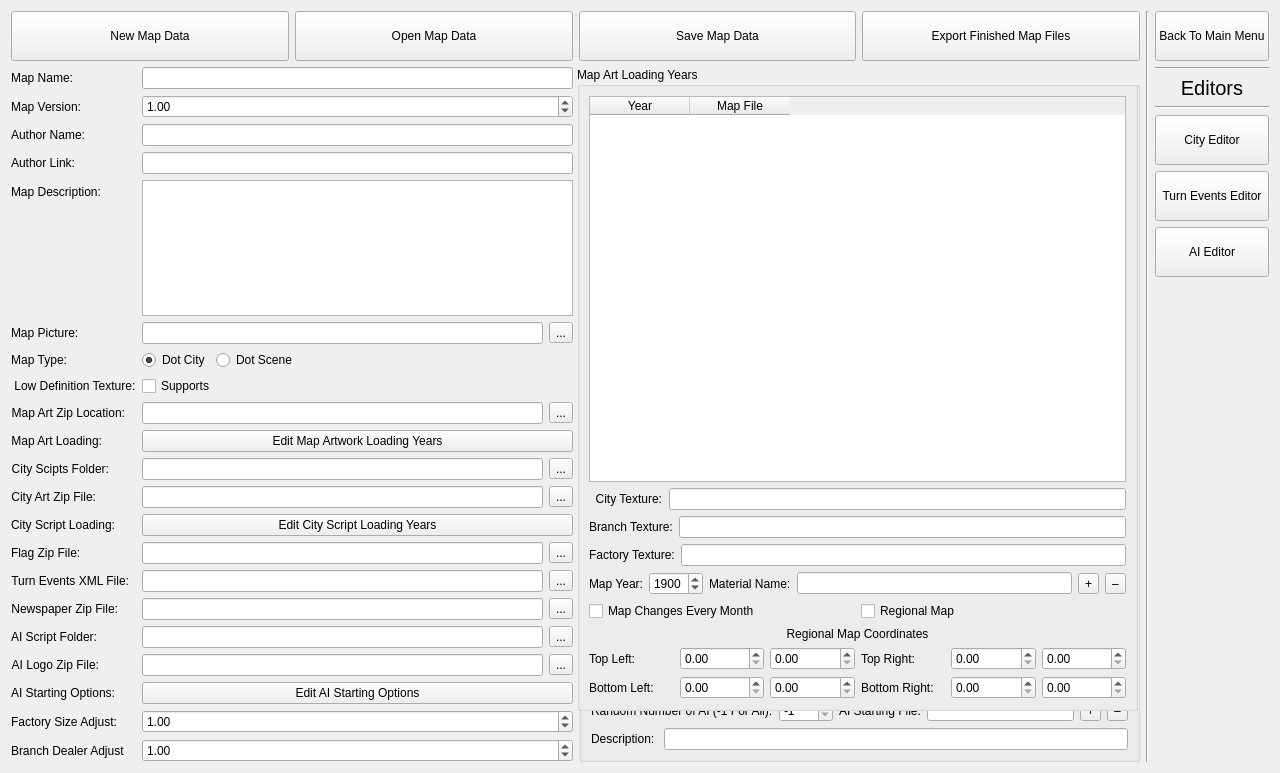
<?xml version="1.0" encoding="UTF-8"?>
<ui version="4.0">
 <class>MapDataTool</class>
 <widget class="QWidget" name="MapDataTool">
  <property name="geometry">
   <rect>
    <x>0</x>
    <y>0</y>
    <width>1280</width>
    <height>773</height>
   </rect>
  </property>
  <property name="windowTitle">
   <string>Map Data Tools</string>
  </property>
  <property name="autoFillBackground">
   <bool>true</bool>
  </property>
  <layout class="QGridLayout" name="gridLayout">
   <item row="0" column="3" rowspan="2">
    <layout class="QVBoxLayout" name="verticalLayout_4">
     <item>
      <widget class="QPushButton" name="Button_MapTools_ReturnToMain">
       <property name="minimumSize">
        <size>
         <width>0</width>
         <height>50</height>
        </size>
       </property>
       <property name="text">
        <string>Back To Main Menu</string>
       </property>
      </widget>
     </item>
     <item>
      <widget class="Line" name="line_3">
       <property name="orientation">
        <enum>Qt::Horizontal</enum>
       </property>
      </widget>
     </item>
     <item>
      <widget class="QLabel" name="label_21">
       <property name="font">
        <font>
         <pointsize>15</pointsize>
        </font>
       </property>
       <property name="text">
        <string>Editors</string>
       </property>
       <property name="alignment">
        <set>Qt::AlignCenter</set>
       </property>
      </widget>
     </item>
     <item>
      <widget class="Line" name="line_2">
       <property name="orientation">
        <enum>Qt::Horizontal</enum>
       </property>
      </widget>
     </item>
     <item>
      <widget class="QPushButton" name="Button_MapTool_CityEditor">
       <property name="minimumSize">
        <size>
         <width>0</width>
         <height>50</height>
        </size>
       </property>
       <property name="text">
        <string>City Editor</string>
       </property>
       <property name="icon">
        <iconset>
         <normaloff>:/.png/Block of flats_#222222_64px.png</normaloff>:/.png/Block of flats_#222222_64px.png</iconset>
       </property>
       <property name="iconSize">
        <size>
         <width>16</width>
         <height>16</height>
        </size>
       </property>
      </widget>
     </item>
     <item>
      <widget class="QPushButton" name="Button_MapTool_TurnEventsEditor">
       <property name="minimumSize">
        <size>
         <width>0</width>
         <height>50</height>
        </size>
       </property>
       <property name="text">
        <string>Turn Events Editor</string>
       </property>
       <property name="icon">
        <iconset>
         <normaloff>:/.png/Calendar with circles_#222222_64px.png</normaloff>:/.png/Calendar with circles_#222222_64px.png</iconset>
       </property>
       <property name="iconSize">
        <size>
         <width>16</width>
         <height>16</height>
        </size>
       </property>
      </widget>
     </item>
     <item>
      <widget class="QPushButton" name="Button_MapTool_AIEditor">
       <property name="minimumSize">
        <size>
         <width>0</width>
         <height>50</height>
        </size>
       </property>
       <property name="text">
        <string>AI Editor</string>
       </property>
       <property name="icon">
        <iconset>
         <normaloff>:/.png/chess-horse-icon.png</normaloff>:/.png/chess-horse-icon.png</iconset>
       </property>
       <property name="iconSize">
        <size>
         <width>16</width>
         <height>16</height>
        </size>
       </property>
      </widget>
     </item>
     <item>
      <spacer name="verticalSpacer">
       <property name="orientation">
        <enum>Qt::Vertical</enum>
       </property>
       <property name="sizeHint" stdset="0">
        <size>
         <width>20</width>
         <height>40</height>
        </size>
       </property>
      </spacer>
     </item>
    </layout>
   </item>
   <item row="0" column="0" colspan="2">
    <layout class="QHBoxLayout" name="horizontalLayout">
     <item>
      <widget class="QPushButton" name="Button_MapData_New">
       <property name="minimumSize">
        <size>
         <width>0</width>
         <height>50</height>
        </size>
       </property>
       <property name="text">
        <string>New Map Data</string>
       </property>
      </widget>
     </item>
     <item>
      <widget class="QPushButton" name="Button_MapData_Open">
       <property name="minimumSize">
        <size>
         <width>0</width>
         <height>50</height>
        </size>
       </property>
       <property name="text">
        <string>Open Map Data</string>
       </property>
      </widget>
     </item>
     <item>
      <widget class="QPushButton" name="Button_MapData_Save">
       <property name="minimumSize">
        <size>
         <width>0</width>
         <height>50</height>
        </size>
       </property>
       <property name="text">
        <string>Save Map Data</string>
       </property>
      </widget>
     </item>
     <item>
      <widget class="QPushButton" name="Button_MapData_Export">
       <property name="minimumSize">
        <size>
         <width>0</width>
         <height>50</height>
        </size>
       </property>
       <property name="text">
        <string>Export Finished Map Files</string>
       </property>
      </widget>
     </item>
    </layout>
   </item>
   <item row="0" column="2" rowspan="2">
    <widget class="Line" name="line">
     <property name="orientation">
      <enum>Qt::Vertical</enum>
     </property>
    </widget>
   </item>
   <item row="1" column="1">
    <widget class="QGroupBox" name="GroupBox_MapTools_AIStartingOptions">
     <property name="autoFillBackground">
      <bool>true</bool>
     </property>
     <property name="title">
      <string>AI Starting Options</string>
     </property>
     <layout class="QVBoxLayout" name="verticalLayout_5">
      <item>
       <layout class="QVBoxLayout" name="verticalLayout_2">
        <item>
         <widget class="QTableWidget" name="Table_MapTools_StartingAINumbersAndFiles">
          <column>
           <property name="text">
            <string>Number Of AI</string>
           </property>
          </column>
          <column>
           <property name="text">
            <string>AI File</string>
           </property>
          </column>
          <column>
           <property name="text">
            <string>Description</string>
           </property>
          </column>
         </widget>
        </item>
        <item>
         <layout class="QHBoxLayout" name="horizontalLayout_12">
          <item>
           <widget class="QLabel" name="label_20">
            <property name="text">
             <string>Random Number of AI (-1 For All):</string>
            </property>
           </widget>
          </item>
          <item>
           <widget class="QSpinBox" name="SpinBox_MapTools_StartingAINumberSetter">
            <property name="minimum">
             <number>-1</number>
            </property>
            <property name="maximum">
             <number>9999</number>
            </property>
            <property name="value">
             <number>-1</number>
            </property>
           </widget>
          </item>
          <item>
           <widget class="QLabel" name="label_22">
            <property name="text">
             <string>AI Starting File:</string>
            </property>
           </widget>
          </item>
          <item>
           <widget class="QLineEdit" name="LineEdit_MapTools_StartingAIFileAdder"/>
          </item>
          <item>
           <widget class="QToolButton" name="Button_MapTools_AddStartingAINumbersAndFile">
            <property name="text">
             <string>+</string>
            </property>
           </widget>
          </item>
          <item>
           <widget class="QToolButton" name="Button_MapTools_RemoveStartingAINumberAndFile">
            <property name="text">
             <string>–</string>
            </property>
           </widget>
          </item>
         </layout>
        </item>
        <item>
         <layout class="QHBoxLayout" name="horizontalLayout_18">
          <item>
           <widget class="QLabel" name="label_28">
            <property name="text">
             <string>Description: </string>
            </property>
           </widget>
          </item>
          <item>
           <widget class="QLineEdit" name="LineEdit_MapTools_StartingAIFileDescribe"/>
          </item>
         </layout>
        </item>
       </layout>
      </item>
     </layout>
    </widget>
   </item>
   <item row="1" column="0">
    <layout class="QFormLayout" name="formLayout">
     <property name="fieldGrowthPolicy">
      <enum>QFormLayout::AllNonFixedFieldsGrow</enum>
     </property>
     <item row="0" column="0">
      <widget class="QLabel" name="label">
       <property name="text">
        <string>Map Name:</string>
       </property>
       <property name="alignment">
        <set>Qt::AlignRight|Qt::AlignTrailing|Qt::AlignVCenter</set>
       </property>
      </widget>
     </item>
     <item row="0" column="1">
      <widget class="QLineEdit" name="LineEdit_MapTools_MapName"/>
     </item>
     <item row="1" column="0">
      <widget class="QLabel" name="label_2">
       <property name="text">
        <string>Map Version:</string>
       </property>
       <property name="alignment">
        <set>Qt::AlignRight|Qt::AlignTrailing|Qt::AlignVCenter</set>
       </property>
      </widget>
     </item>
     <item row="1" column="1">
      <widget class="QDoubleSpinBox" name="SpinBox_MapTools_MapVersionNumber">
       <property name="maximum">
        <double>999.990000000000009</double>
       </property>
       <property name="singleStep">
        <double>0.100000000000000</double>
       </property>
       <property name="value">
        <double>1.000000000000000</double>
       </property>
      </widget>
     </item>
     <item row="2" column="0">
      <widget class="QLabel" name="label_3">
       <property name="text">
        <string>Author Name:</string>
       </property>
       <property name="alignment">
        <set>Qt::AlignRight|Qt::AlignTrailing|Qt::AlignVCenter</set>
       </property>
      </widget>
     </item>
     <item row="2" column="1">
      <widget class="QLineEdit" name="LineEdit_MapTools_Author"/>
     </item>
     <item row="3" column="0">
      <widget class="QLabel" name="label_4">
       <property name="text">
        <string>Author Link:</string>
       </property>
       <property name="alignment">
        <set>Qt::AlignRight|Qt::AlignTrailing|Qt::AlignVCenter</set>
       </property>
      </widget>
     </item>
     <item row="3" column="1">
      <widget class="QLineEdit" name="LineEdit_MapTools_AuthorLink"/>
     </item>
     <item row="4" column="0">
      <widget class="QLabel" name="label_25">
       <property name="text">
        <string>Map Description: </string>
       </property>
      </widget>
     </item>
     <item row="4" column="1">
      <widget class="QTextEdit" name="TextEdit_MapTools_MapDescription"/>
     </item>
     <item row="5" column="0">
      <widget class="QLabel" name="label_27">
       <property name="text">
        <string>Map Picture:</string>
       </property>
      </widget>
     </item>
     <item row="5" column="1">
      <layout class="QHBoxLayout" name="horizontalLayout_15">
       <item>
        <widget class="QLineEdit" name="LineEdit_MapTools_MapPicture"/>
       </item>
       <item>
        <widget class="QToolButton" name="Button_MapTools_MapPictureFinder">
         <property name="text">
          <string>...</string>
         </property>
        </widget>
       </item>
      </layout>
     </item>
     <item row="6" column="0">
      <widget class="QLabel" name="label_5">
       <property name="text">
        <string>Map Type:</string>
       </property>
       <property name="alignment">
        <set>Qt::AlignRight|Qt::AlignTrailing|Qt::AlignVCenter</set>
       </property>
      </widget>
     </item>
     <item row="6" column="1">
      <layout class="QHBoxLayout" name="horizontalLayout_2">
       <item>
        <widget class="QRadioButton" name="Radio_MapTools_DotCity">
         <property name="text">
          <string>Dot City</string>
         </property>
         <property name="checked">
          <bool>true</bool>
         </property>
        </widget>
       </item>
       <item>
        <widget class="QRadioButton" name="Radio_MapTools_DotScene">
         <property name="text">
          <string>Dot Scene</string>
         </property>
        </widget>
       </item>
       <item>
        <spacer name="horizontalSpacer">
         <property name="orientation">
          <enum>Qt::Horizontal</enum>
         </property>
         <property name="sizeHint" stdset="0">
          <size>
           <width>40</width>
           <height>20</height>
          </size>
         </property>
        </spacer>
       </item>
      </layout>
     </item>
     <item row="7" column="1">
      <widget class="QCheckBox" name="CheckBox_SupportsLowDefinitionTextures">
       <property name="text">
        <string>Supports</string>
       </property>
      </widget>
     </item>
     <item row="8" column="0">
      <widget class="QLabel" name="label_6">
       <property name="text">
        <string>Map Art Zip Location:</string>
       </property>
       <property name="alignment">
        <set>Qt::AlignRight|Qt::AlignTrailing|Qt::AlignVCenter</set>
       </property>
      </widget>
     </item>
     <item row="8" column="1">
      <layout class="QHBoxLayout" name="horizontalLayout_3">
       <item>
        <widget class="QLineEdit" name="LineEdit_MapTools_MapArtZipLocation"/>
       </item>
       <item>
        <widget class="QToolButton" name="ToolButton_MapTools_MapArtZipLocationFinder">
         <property name="text">
          <string>...</string>
         </property>
        </widget>
       </item>
      </layout>
     </item>
     <item row="9" column="0">
      <widget class="QLabel" name="label_9">
       <property name="text">
        <string>Map Art Loading:</string>
       </property>
       <property name="alignment">
        <set>Qt::AlignRight|Qt::AlignTrailing|Qt::AlignVCenter</set>
       </property>
      </widget>
     </item>
     <item row="9" column="1">
      <widget class="QPushButton" name="Button_MapTools_EditMapLoadingYears">
       <property name="text">
        <string>Edit Map Artwork Loading Years</string>
       </property>
      </widget>
     </item>
     <item row="10" column="0">
      <widget class="QLabel" name="label_10">
       <property name="text">
        <string>City Scipts Folder:</string>
       </property>
       <property name="alignment">
        <set>Qt::AlignRight|Qt::AlignTrailing|Qt::AlignVCenter</set>
       </property>
      </widget>
     </item>
     <item row="10" column="1">
      <layout class="QHBoxLayout" name="horizontalLayout_5">
       <item>
        <widget class="QLineEdit" name="LineEdit_MapTools_CityScriptFolder"/>
       </item>
       <item>
        <widget class="QToolButton" name="ToolButton_MapTools_CityScriptFolderFinder">
         <property name="text">
          <string>...</string>
         </property>
        </widget>
       </item>
      </layout>
     </item>
     <item row="11" column="0">
      <widget class="QLabel" name="label_16">
       <property name="text">
        <string>City Art Zip File:</string>
       </property>
       <property name="alignment">
        <set>Qt::AlignRight|Qt::AlignTrailing|Qt::AlignVCenter</set>
       </property>
      </widget>
     </item>
     <item row="11" column="1">
      <layout class="QHBoxLayout" name="horizontalLayout_8">
       <item>
        <widget class="QLineEdit" name="LineEdit_MapTools_CityArtZipLocation"/>
       </item>
       <item>
        <widget class="QToolButton" name="Button_MapTools_CityArtZipLocationFinder">
         <property name="text">
          <string>...</string>
         </property>
        </widget>
       </item>
      </layout>
     </item>
     <item row="12" column="0">
      <widget class="QLabel" name="label_11">
       <property name="text">
        <string>City Script Loading:</string>
       </property>
       <property name="alignment">
        <set>Qt::AlignRight|Qt::AlignTrailing|Qt::AlignVCenter</set>
       </property>
      </widget>
     </item>
     <item row="12" column="1">
      <widget class="QPushButton" name="Button_MapTools_EditCityLoadingYears">
       <property name="text">
        <string>Edit City Script Loading Years</string>
       </property>
      </widget>
     </item>
     <item row="13" column="0">
      <widget class="QLabel" name="label_26">
       <property name="text">
        <string>Flag Zip File:</string>
       </property>
      </widget>
     </item>
     <item row="13" column="1">
      <layout class="QHBoxLayout" name="horizontalLayout_16">
       <item>
        <widget class="QLineEdit" name="lineEdit_MapTools_FlagZipFile"/>
       </item>
       <item>
        <widget class="QToolButton" name="Button_MapTools_FlagZipFileFinder">
         <property name="text">
          <string>...</string>
         </property>
        </widget>
       </item>
      </layout>
     </item>
     <item row="14" column="0">
      <widget class="QLabel" name="label_17">
       <property name="text">
        <string>Turn Events XML File:</string>
       </property>
       <property name="alignment">
        <set>Qt::AlignRight|Qt::AlignTrailing|Qt::AlignVCenter</set>
       </property>
      </widget>
     </item>
     <item row="14" column="1">
      <layout class="QHBoxLayout" name="horizontalLayout_9">
       <item>
        <widget class="QLineEdit" name="LineEdit_MapTools_TurnEventsXMLFileLocation"/>
       </item>
       <item>
        <widget class="QToolButton" name="Button_MapTools_TurnEventsXMLFileLocationFinder">
         <property name="text">
          <string>...</string>
         </property>
        </widget>
       </item>
      </layout>
     </item>
     <item row="15" column="0">
      <widget class="QLabel" name="label_18">
       <property name="text">
        <string>Newspaper Zip File:</string>
       </property>
       <property name="alignment">
        <set>Qt::AlignRight|Qt::AlignTrailing|Qt::AlignVCenter</set>
       </property>
      </widget>
     </item>
     <item row="15" column="1">
      <layout class="QHBoxLayout" name="horizontalLayout_10">
       <item>
        <widget class="QLineEdit" name="LineEdit_MapTools_NewspaperZipFileLocation"/>
       </item>
       <item>
        <widget class="QToolButton" name="Button_MapTools_NewspaperZipFileLocationFinder">
         <property name="text">
          <string>...</string>
         </property>
        </widget>
       </item>
      </layout>
     </item>
     <item row="16" column="0">
      <widget class="QLabel" name="label_12">
       <property name="text">
        <string>AI Script Folder:</string>
       </property>
       <property name="alignment">
        <set>Qt::AlignRight|Qt::AlignTrailing|Qt::AlignVCenter</set>
       </property>
      </widget>
     </item>
     <item row="16" column="1">
      <layout class="QHBoxLayout" name="horizontalLayout_6">
       <item>
        <widget class="QLineEdit" name="LineEdit_MapTools_AIScriptFolder"/>
       </item>
       <item>
        <widget class="QToolButton" name="Button_MapTools_AIScriptFolderFinder">
         <property name="text">
          <string>...</string>
         </property>
        </widget>
       </item>
      </layout>
     </item>
     <item row="17" column="0">
      <widget class="QLabel" name="label_13">
       <property name="text">
        <string>AI Logo Zip File:</string>
       </property>
       <property name="alignment">
        <set>Qt::AlignRight|Qt::AlignTrailing|Qt::AlignVCenter</set>
       </property>
      </widget>
     </item>
     <item row="17" column="1">
      <layout class="QHBoxLayout" name="horizontalLayout_11">
       <item>
        <widget class="QLineEdit" name="LineEdit_MapTools_AiLogoZipLocation"/>
       </item>
       <item>
        <widget class="QToolButton" name="Button_MapTools_AiLogoZipLocationFinder">
         <property name="text">
          <string>...</string>
         </property>
        </widget>
       </item>
      </layout>
     </item>
     <item row="18" column="0">
      <widget class="QLabel" name="label_19">
       <property name="text">
        <string>AI Starting Options:</string>
       </property>
       <property name="alignment">
        <set>Qt::AlignRight|Qt::AlignTrailing|Qt::AlignVCenter</set>
       </property>
      </widget>
     </item>
     <item row="18" column="1">
      <widget class="QPushButton" name="Button_MapTools_EditStartingAIFiles">
       <property name="text">
        <string>Edit AI Starting Options</string>
       </property>
      </widget>
     </item>
     <item row="19" column="0">
      <widget class="QLabel" name="label_23">
       <property name="text">
        <string>Factory Size Adjust:</string>
       </property>
      </widget>
     </item>
     <item row="19" column="1">
      <widget class="QDoubleSpinBox" name="SpinBox_MapTools_FactorySizeAdjust">
       <property name="minimum">
        <double>0.010000000000000</double>
       </property>
       <property name="maximum">
        <double>9999.989999999999782</double>
       </property>
       <property name="singleStep">
        <double>0.100000000000000</double>
       </property>
       <property name="value">
        <double>1.000000000000000</double>
       </property>
      </widget>
     </item>
     <item row="20" column="0">
      <widget class="QLabel" name="label_24">
       <property name="text">
        <string>Branch Dealer Adjust</string>
       </property>
      </widget>
     </item>
     <item row="20" column="1">
      <widget class="QDoubleSpinBox" name="SpinBox_MapTools_BranchDealerAdjust">
       <property name="minimum">
        <double>0.010000000000000</double>
       </property>
       <property name="maximum">
        <double>9999.989999999999782</double>
       </property>
       <property name="singleStep">
        <double>0.100000000000000</double>
       </property>
       <property name="value">
        <double>1.000000000000000</double>
       </property>
      </widget>
     </item>
     <item row="7" column="0">
      <widget class="QLabel" name="label_29">
       <property name="text">
        <string> Low Definition Texture:</string>
       </property>
      </widget>
     </item>
    </layout>
   </item>
  </layout>
  <widget class="QGroupBox" name="Group_MapTools_MapArtwork_Change">
   <property name="geometry">
    <rect>
     <x>577</x>
     <y>67</y>
     <width>561</width>
     <height>644</height>
    </rect>
   </property>
   <property name="autoFillBackground">
    <bool>true</bool>
   </property>
   <property name="title">
    <string>Map Art Loading Years</string>
   </property>
   <layout class="QVBoxLayout" name="verticalLayout_7">
    <item>
     <layout class="QVBoxLayout" name="verticalLayout">
      <item>
       <widget class="QTableWidget" name="Table_MapTools_MapArtLoadingYears">
        <column>
         <property name="text">
          <string>Year</string>
         </property>
        </column>
        <column>
         <property name="text">
          <string>Map File</string>
         </property>
        </column>
       </widget>
      </item>
      <item>
       <layout class="QHBoxLayout" name="horizontalLayout_17">
        <item>
         <widget class="QLabel" name="DotCityCityTexture_Label">
          <property name="text">
           <string>  City Texture:</string>
          </property>
         </widget>
        </item>
        <item>
         <widget class="QLineEdit" name="LineEdit_MapTools_DotCityCityTexture"/>
        </item>
       </layout>
      </item>
      <item>
       <layout class="QHBoxLayout" name="horizontalLayout_13">
        <item>
         <widget class="QLabel" name="DotCityBranchTexture_Label">
          <property name="text">
           <string>Branch Texture:</string>
          </property>
         </widget>
        </item>
        <item>
         <widget class="QLineEdit" name="LineEdit_MapTools_DotCityBranchTexture"/>
        </item>
       </layout>
      </item>
      <item>
       <layout class="QHBoxLayout" name="horizontalLayout_14">
        <item>
         <widget class="QLabel" name="DotCityFactoryexture_Label">
          <property name="text">
           <string>Factory Texture:</string>
          </property>
         </widget>
        </item>
        <item>
         <widget class="QLineEdit" name="LineEdit_MapTools_DotCityFactoryTexture"/>
        </item>
       </layout>
      </item>
      <item>
       <layout class="QHBoxLayout" name="horizontalLayout_4">
        <item>
         <widget class="QLabel" name="label_7">
          <property name="text">
           <string>Map Year:</string>
          </property>
         </widget>
        </item>
        <item>
         <widget class="QSpinBox" name="SpinBox_MapTools_MapArtworkLoadingYear">
          <property name="minimum">
           <number>1880</number>
          </property>
          <property name="maximum">
           <number>9999</number>
          </property>
          <property name="value">
           <number>1900</number>
          </property>
         </widget>
        </item>
        <item>
         <widget class="QLabel" name="label_MapChanger_MapFileName">
          <property name="text">
           <string>Material Name:</string>
          </property>
         </widget>
        </item>
        <item>
         <widget class="QLineEdit" name="LineEdit_MapTools_MapArtworkLoaderFileName"/>
        </item>
        <item>
         <widget class="QToolButton" name="Button_MapTools_AddMapArtworkToLoader">
          <property name="text">
           <string>+</string>
          </property>
          <property name="toolButtonStyle">
           <enum>Qt::ToolButtonTextOnly</enum>
          </property>
         </widget>
        </item>
        <item>
         <widget class="QToolButton" name="Button_MapTools_RemoveMapArtworkToLoader">
          <property name="text">
           <string>–</string>
          </property>
         </widget>
        </item>
       </layout>
      </item>
      <item>
       <layout class="QHBoxLayout" name="horizontalLayout_19">
        <item>
         <widget class="QCheckBox" name="CheckBox_MapArtTools_ChangeMapEveryTurn">
          <property name="text">
           <string>Map Changes Every Month</string>
          </property>
         </widget>
        </item>
        <item>
         <widget class="QCheckBox" name="CheckBox_Regional_CityMap">
          <property name="text">
           <string>Regional Map</string>
          </property>
         </widget>
        </item>
       </layout>
      </item>
      <item>
       <widget class="QLabel" name="Label_Regional_CityCoords">
        <property name="text">
         <string>Regional Map Coordinates</string>
        </property>
        <property name="alignment">
         <set>Qt::AlignCenter</set>
        </property>
       </widget>
      </item>
      <item>
       <layout class="QHBoxLayout" name="horizontalLayout_20">
        <item>
         <widget class="QLabel" name="label_regional_topleft">
          <property name="text">
           <string>Top Left: </string>
          </property>
         </widget>
        </item>
        <item>
         <widget class="QDoubleSpinBox" name="spinBox_RegionalCoords_TL_Lat"/>
        </item>
        <item>
         <widget class="QDoubleSpinBox" name="spinBox_RegionalCoords_TL_Long"/>
        </item>
        <item>
         <widget class="QLabel" name="label_regional_topright">
          <property name="text">
           <string>Top Right:</string>
          </property>
         </widget>
        </item>
        <item>
         <widget class="QDoubleSpinBox" name="spinBox_RegionalCoords_TR_Lat"/>
        </item>
        <item>
         <widget class="QDoubleSpinBox" name="spinBox_RegionalCoords_TR_Long"/>
        </item>
       </layout>
      </item>
      <item>
       <layout class="QHBoxLayout" name="horizontalLayout_21">
        <item>
         <widget class="QLabel" name="label_regional_BottomLeft">
          <property name="text">
           <string>Bottom Left:</string>
          </property>
         </widget>
        </item>
        <item>
         <widget class="QDoubleSpinBox" name="spinBox_RegionalCoords_BL_Lat"/>
        </item>
        <item>
         <widget class="QDoubleSpinBox" name="spinBox_RegionalCoords_BL_Long"/>
        </item>
        <item>
         <widget class="QLabel" name="label_regional_BottomRight">
          <property name="text">
           <string>Bottom Right:</string>
          </property>
         </widget>
        </item>
        <item>
         <widget class="QDoubleSpinBox" name="spinBox_RegionalCoords_BR_Lat"/>
        </item>
        <item>
         <widget class="QDoubleSpinBox" name="spinBox_RegionalCoords_BR_Long"/>
        </item>
       </layout>
      </item>
     </layout>
    </item>
   </layout>
  </widget>
  <widget class="QGroupBox" name="GroupBox_MapTools_CityScriptLoadingYear">
   <property name="geometry">
    <rect>
     <x>577</x>
     <y>67</y>
     <width>561</width>
     <height>644</height>
    </rect>
   </property>
   <property name="autoFillBackground">
    <bool>true</bool>
   </property>
   <property name="title">
    <string>City Script Loading Years</string>
   </property>
   <layout class="QVBoxLayout" name="verticalLayout_6">
    <item>
     <layout class="QVBoxLayout" name="verticalLayout_3">
      <item>
       <widget class="QTableWidget" name="Table_MapTools_CityScriptLoadingYears">
        <column>
         <property name="text">
          <string>Year</string>
         </property>
        </column>
        <column>
         <property name="text">
          <string>City Script</string>
         </property>
        </column>
       </widget>
      </item>
      <item>
       <layout class="QHBoxLayout" name="horizontalLayout_7">
        <item>
         <widget class="QLabel" name="label_15">
          <property name="text">
           <string>Year:</string>
          </property>
         </widget>
        </item>
        <item>
         <widget class="QSpinBox" name="SpinBox_MapTools_CityLoadingYear">
          <property name="minimum">
           <number>1900</number>
          </property>
          <property name="maximum">
           <number>9999</number>
          </property>
         </widget>
        </item>
        <item>
         <widget class="QLabel" name="label_14">
          <property name="text">
           <string>City Script:</string>
          </property>
         </widget>
        </item>
        <item>
         <widget class="QLineEdit" name="LineEdit_MapTools_CityScriptFileName"/>
        </item>
        <item>
         <widget class="QToolButton" name="Button_MapTools_AddCityScriptYearLoader">
          <property name="cursor">
           <cursorShape>ArrowCursor</cursorShape>
          </property>
          <property name="text">
           <string>+</string>
          </property>
         </widget>
        </item>
        <item>
         <widget class="QToolButton" name="Button_MapTools_RemoveCityScriptYearLoader">
          <property name="text">
           <string>–</string>
          </property>
         </widget>
        </item>
       </layout>
      </item>
     </layout>
    </item>
   </layout>
  </widget>
  <zorder>line</zorder>
  <zorder>GroupBox_MapTools_CityScriptLoadingYear</zorder>
  <zorder>GroupBox_MapTools_AIStartingOptions</zorder>
  <zorder>Group_MapTools_MapArtwork_Change</zorder>
  <zorder></zorder>
 </widget>
 <resources/>
 <connections>
  <connection>
   <sender>Button_MapTools_EditMapLoadingYears</sender>
   <signal>clicked()</signal>
   <receiver>Group_MapTools_MapArtwork_Change</receiver>
   <slot>raise()</slot>
   <hints>
    <hint type="sourcelabel">
     <x>298</x>
     <y>234</y>
    </hint>
    <hint type="destinationlabel">
     <x>411</x>
     <y>130</y>
    </hint>
   </hints>
  </connection>
  <connection>
   <sender>Button_MapTools_EditStartingAIFiles</sender>
   <signal>clicked()</signal>
   <receiver>GroupBox_MapTools_AIStartingOptions</receiver>
   <slot>raise()</slot>
   <hints>
    <hint type="sourcelabel">
     <x>240</x>
     <y>461</y>
    </hint>
    <hint type="destinationlabel">
     <x>544</x>
     <y>492</y>
    </hint>
   </hints>
  </connection>
  <connection>
   <sender>Button_MapTools_EditCityLoadingYears</sender>
   <signal>clicked()</signal>
   <receiver>GroupBox_MapTools_CityScriptLoadingYear</receiver>
   <slot>raise()</slot>
   <hints>
    <hint type="sourcelabel">
     <x>338</x>
     <y>328</y>
    </hint>
    <hint type="destinationlabel">
     <x>552</x>
     <y>323</y>
    </hint>
   </hints>
  </connection>
 </connections>
</ui>
